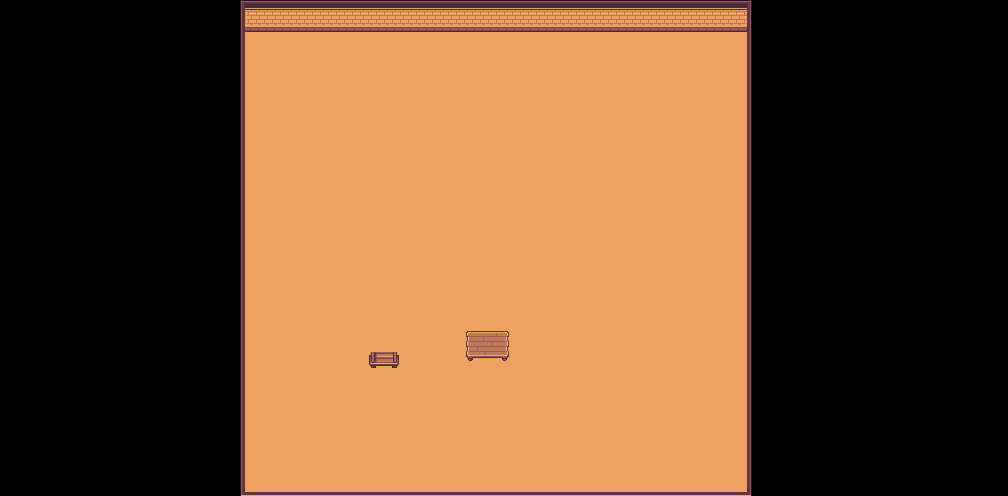

Below is a game level as drawn by its tile map, then a one-line description and the .tmx that defines it (tile-layer data replaced by summaries):
An orthogonal 63x31 tile map with 16x16 px tiles, 3 tile layers (Tile Layer 1, Tile Layer 2, Tile Layer 3), 1 hidden layer not drawn and 6 objects.

<map version="1.5" tiledversion="1.7.2" orientation="orthogonal" renderorder="right-down" width="63" height="31" tilewidth="16" tileheight="16" infinite="0" nextlayerid="11" nextobjectid="16">
 <tileset firstgid="1" source="atlas_16x.tsx" />
 <layer id="1" name="Tile Layer 1" width="63" height="31">
  <data>[1953 cells, 1112 non-empty, 4 distinct tile ids]</data>
 </layer>
 <layer id="2" name="Tile Layer 2" width="63" height="31">
  <data>[1953 cells, 1083 non-empty, 9 distinct tile ids]</data>
 </layer>
 <layer id="7" name="Tile Layer 3" width="63" height="31">
  <data>[1953 cells, 11 non-empty, 11 distinct tile ids]</data>
 </layer>
 <layer id="10" name="Test Tile Layer" width="63" height="31" visible="0">
  <data>[1953 cells, 2 non-empty, 2 distinct tile ids]</data>
 </layer>
 <group id="3" name="Static Objects">
  <objectgroup id="4" name="Walls">
   <object id="1" x="240" y="27" width="512" height="5" />
   <object id="2" x="240" y="32" width="5" height="464" />
   <object id="12" x="240" y="491" width="512" height="5" />
   <object id="13" x="747" y="32" width="5" height="464" />
  </objectgroup>
  <objectgroup id="8" name="Tables">
   <object id="14" x="464" y="330" width="48" height="32" />
  </objectgroup>
  <objectgroup id="9" name="Test">
   <object id="15" x="368" y="352" width="32" height="16" />
  </objectgroup>
 </group>
</map>
